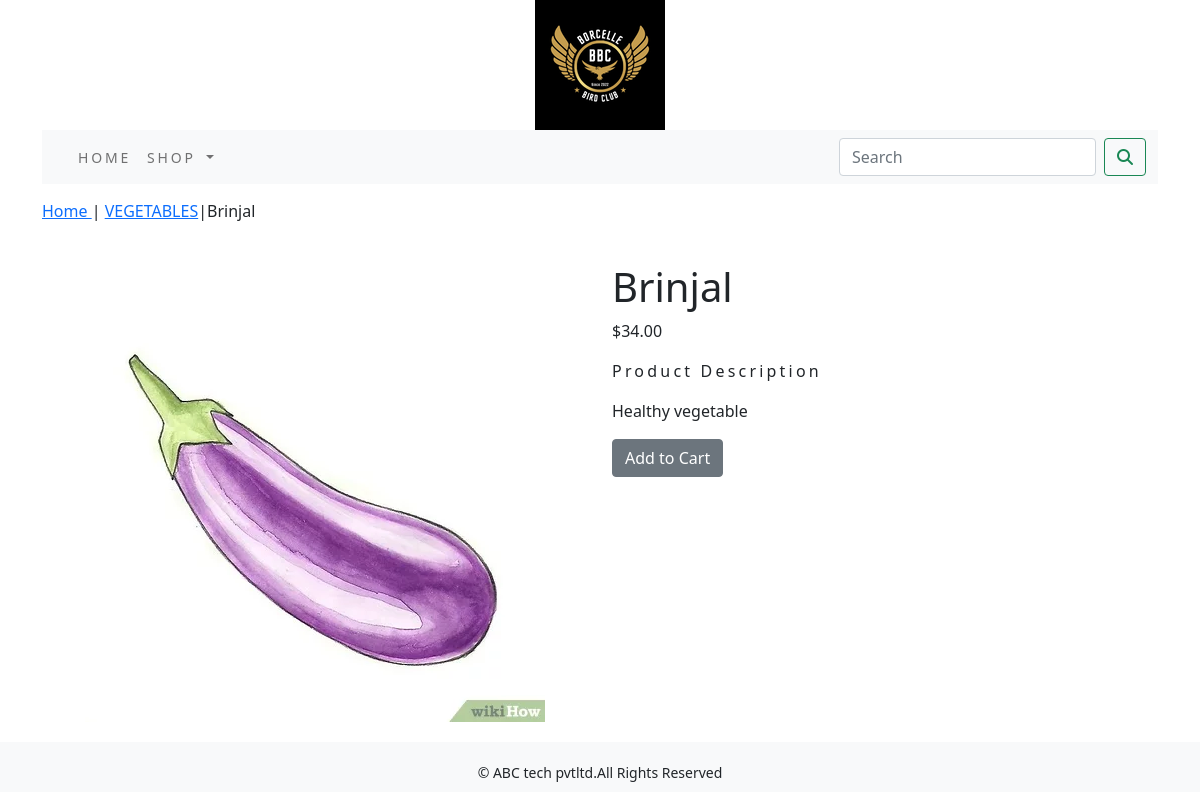
The page /ecommerceapp/VEGETABLES/brinjal/ on the database its author committed.
### ecommerceapp/models.py (models this page shows, shortened)
class Product(models.Model):
    name=models.CharField(max_length=250,unique=True)
    slug=models.SlugField(max_length=250,unique=True)
    description=models.TextField(blank=True)
    price=models.DecimalField(max_digits=10,decimal_places=2)
    category=models.ForeignKey(Category,on_delete=models.CASCADE)
    image=models.ImageField(upload_to='product',blank=True)
    stock=models.IntegerField()
    available=models.BooleanField(default=True)
    created=models.DateTimeField(auto_now_add=True)
    updated=models.DateTimeField(auto_now=True)
    class Meta:
        ordering=('name',)
        verbose_name='product'
        verbose_name_plural='products'

class Category(models.Model):
    name=models.CharField(max_length=250,unique=True)
    slug=models.SlugField(max_length=250,unique=True)
    description=models.TextField(blank=True)
    image=models.ImageField(upload_to='category',blank=True)
    class Meta:
        ordering=('name',)
        verbose_name='category'
        verbose_name_plural='categories'
    def get_url(self):
        return reverse('ecommerceapp:product_by_category',args=[self.slug])
    def __str__(self):
        return '{}'.format(self.name)

### ecommerceapp/views.py (the view)
# urls.py: path('<slug:c_slug>/<slug:product_slug>/', views.ProDetail, name='prodCatdetail'),
def ProDetail(request, c_slug, product_slug):
    try:
        product = Product.objects.get(category__slug=c_slug, slug=product_slug)
    except Exception as e:
        raise e
    return render(request, 'product.html', {'product': product})

### cart/context_processors.py (called while the page is built)
def counter(request):
    item_count=0
    if 'admin' in request.path:
        return {}
    else:
        try:
            cart=Cart.objects.filter(cart_id=_cart_id(request))
            car_items=CartItem.objects.all().filter(cart=cart[:1])
            for cart_item in car_items:
                item_count += cart_item.quantity
        except Cart.DoesNotExist:
            item_count =0
    return dict(item_count=item_count)

### cart/views.py (called while the page is built)
def _cart_id(request):
    cart=request.session.session_key
    if not cart:
        cart=request.session.create()
    return cart

### ecommerceapp/context_processors.py (called while the page is built)
def menu_links(request):
    links=Category.objects.all()
    return dict(links=links)

### templates/product.html (shortened to what this page needs)
{% extends 'base.html' %}
{% load static %}
{% block content %}
<div class="row my_prod_row_class">
    <div class="mx-auto">
        <p> <a href="{% url 'ecommerceapp:allProdCat' %}"> Home </a> | <a href="{{product.category.get_url}}">{{product.category}}</a>|{{product.name}}</p>
    </div>
<div class="container">
<br>
<div class="row">
    <div class="col-12 col-sm-12 col-md-12 col-lg-6 text-center">
        <div style="min-width:18rem">
            <img src="{{product.image.url}}" alt="{{product.name}}">
        </div>
    </div>
     <div class="col-12 col-sm-12 col-md-12 col-lg-6">
         <div>
         <h1 class="my_prod_tittle">{{product.name}}</h1>
         <p>${{product.price}}</p>
         <p class="my_title">Product Description</p>
         <p class="text-justify my_prod_text">{{product.description}}</p>
         {% if product.stock <= 0 %}
         <p class="text-justify my_prod_text"><b>Out of stock</b></p>
         {% else %}
         <a class="btn btn-secondary"href="{% url 'cart:add_cart' product.id %}">Add to Cart</a>
         {% endif %}
     </div>
 </div>
</div>
</div>
</div>
{% endblock %}

### static/css/custom.css (style rules this page uses)
body { font-family: 'Roboto', sans-serif; }
.my_title { font-size:16px; text_transform:uppercase; letter-spacing:.2em; }
.my_prod_row_class { padding-top:15px; padding-bottom:20px }
.my_prod_text { padding-right:20px; }

### rows shown on the page
Product: category "VEGETABLES", name "Brinjal", image (picture), price "34.00", description "Healthy vegetable"
